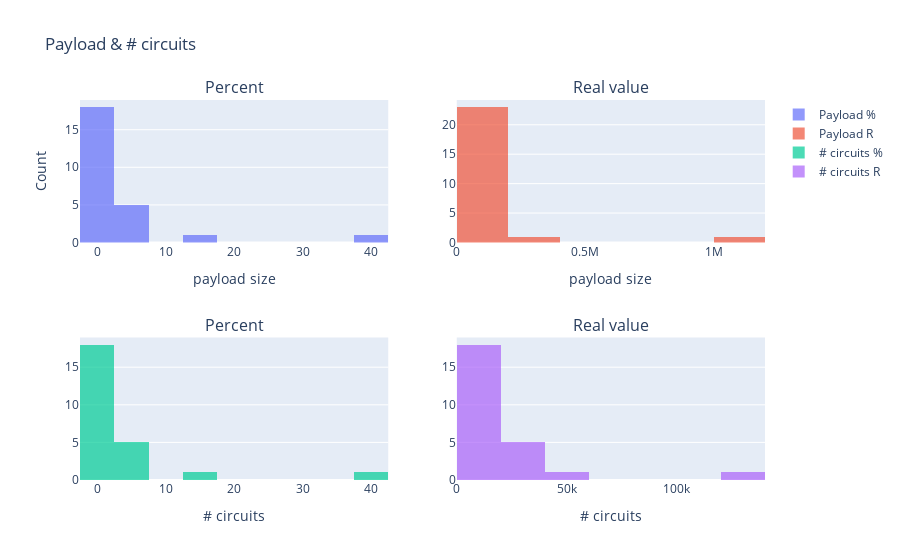

Notebook code for this chart:
### Markdown cell above
#### Histogram
Histogram of payload size/number of circuits. Does there are any interesting features in the distribution ?

### Code cell
list_payload_size = tele_file["payload_size"].tolist()
list_nb_circuits = tele_file["nb_circuits"].tolist()

payload_size_percent = []
nb_circuits_percent = []

for payload_size, nb_circuits in zip(list_payload_size, list_nb_circuits):
    payload_size_percent.append(payload_size * 100 / sum(list_payload_size))
    nb_circuits_percent.append(nb_circuits * 100 / sum(list_nb_circuits))

print("Size of dataframe : ", len(payload_size_percent))

fig_series = make_subplots(rows=2, cols=2, subplot_titles=("Percent", "Real value", "Percent", "Real value"))

fig_series.add_trace(go.Histogram(x=payload_size_percent, name='Payload %'), row=1, col=1)
fig_series.add_trace(go.Histogram(x=list_payload_size, name='Payload R'), row=1, col=2)
fig_series.update_xaxes(title_text="payload size", row=1)

fig_series.add_trace(go.Histogram(x=nb_circuits_percent, name='# circuits %'), row=2, col=1)
fig_series.add_trace(go.Histogram(x=list_nb_circuits, name='# circuits R'), row=2, col=2)
fig_series.update_xaxes(title_text="# circuits", row=2)

fig_series.update_layout(
    title_text='Payload & # circuits',
    yaxis_title="Count",
    barmode="overlay")
fig_series.update_xaxes(title_text="# circuits", row=2)


fig_series.update_traces(opacity=0.7)

### Figure 1 — Plotly figure (JSON) as saved in the notebook; plotly's stock layout.template omitted (floating-point values rounded to 4 significant figures)
{"data": [{"name": "Payload %", "opacity": 0.7, "type": "histogram", "x": [0.00357, 0.00357, 1.699, 0.00357, 0.00357, 0.00357, 0.00357, 0.1165, 1.699, 41.13, 0.00357, 7.019, 0.1165, 16.02, 0.00357, 0.1165, 0.4579, 7.019, 1.699, 0.00357, 7.019, 7.019, 0.1165, 1.699, 7.019], "xaxis": "x", "yaxis": "y"}, {"name": "Payload R", "opacity": 0.7, "type": "histogram", "x": [88, 88, 41880, 88, 88, 88, 88, 2872, 41880, 1013816, 88, 173016, 2872, 394968, 88, 2872, 11288, 173016, 41880, 88, 173016, 173016, 2872, 41880, 173016], "xaxis": "x2", "yaxis": "y2"}, {"name": "# circuits %", "opacity": 0.7, "type": "histogram", "x": [0.001013, 0.001013, 1.74, 0.001013, 0.001013, 0.001013, 0.001013, 0.1186, 1.74, 42.47, 0.001013, 6.857, 0.1186, 15.35, 0.001013, 0.1186, 0.4479, 6.857, 1.74, 0.001013, 6.857, 6.857, 0.1186, 1.74, 6.857], "xaxis": "x3", "yaxis": "y3"}, {"name": "# circuits R", "opacity": 0.7, "type": "histogram", "x": [3, 3, 5151, 3, 3, 3, 3, 351, 5151, 125751, 3, 20301, 351, 45451, 3, 351, 1326, 20301, 5151, 3, 20301, 20301, 351, 5151, 20301], "xaxis": "x4", "yaxis": "y4"}], "layout": {"annotations": [{"font": {"size": 16}, "showarrow": false, "text": "Percent", "x": 0.225, "xanchor": "center", "xref": "paper", "y": 1, "yanchor": "bottom", "yref": "paper"}, {"font": {"size": 16}, "showarrow": false, "text": "Real value", "x": 0.775, "xanchor": "center", "xref": "paper", "y": 1, "yanchor": "bottom", "yref": "paper"}, {"font": {"size": 16}, "showarrow": false, "text": "Percent", "x": 0.225, "xanchor": "center", "xref": "paper", "y": 0.375, "yanchor": "bottom", "yref": "paper"}, {"font": {"size": 16}, "showarrow": false, "text": "Real value", "x": 0.775, "xanchor": "center", "xref": "paper", "y": 0.375, "yanchor": "bottom", "yref": "paper"}], "barmode": "overlay", "title": {"text": "Payload & # circuits"}, "xaxis": {"anchor": "y", "domain": [0, 0.45], "title": {"text": "payload size"}}, "xaxis2": {"anchor": "y2", "domain": [0.55, 1], "title": {"text": "payload size"}}, "xaxis3": {"anchor": "y3", "domain": [0, 0.45], "title": {"text": "# circuits"}}, "xaxis4": {"anchor": "y4", "domain": [0.55, 1], "title": {"text": "# circuits"}}, "yaxis": {"anchor": "x", "domain": [0.625, 1], "title": {"text": "Count"}}, "yaxis2": {"anchor": "x2", "domain": [0.625, 1]}, "yaxis3": {"anchor": "x3", "domain": [0, 0.375]}, "yaxis4": {"anchor": "x4", "domain": [0, 0.375]}}}
